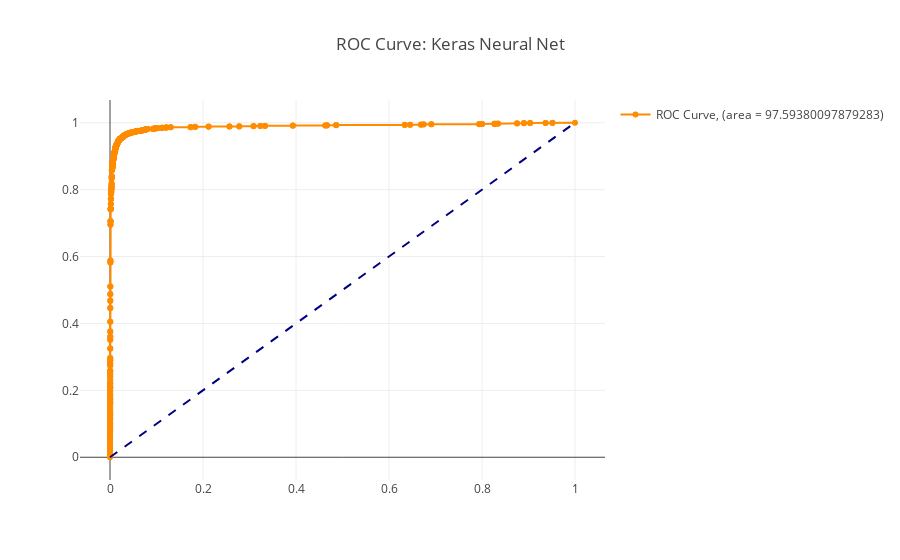

The code cell stored with this chart in its notebook:
### Code cell
# predicted y probabilties
trace0 = go.Scatter(
    x = fpr_keras,
    y = tpr_keras,
    mode = 'markers+lines',
    line=dict(color='darkorange', width=2),
    name = 'ROC Curve, (area = {})'.format(auc_score)
)

trace1 = go.Scatter(
    x=[0, 1], y=[0, 1], 
    mode='lines', 
    line=dict(color='navy', width=2, dash='dash'),
    showlegend=False)

data = [trace0, trace1]

title = 'ROC Curve: Keras Neural Net'
fig = go.Figure(data=data, layout = {'title':title})

iplot(fig)
pio.write_image(fig, plt_filepath+title+'.png')

### Figure 1 — Plotly figure (JSON) as saved in the notebook; plotly's stock layout.template omitted (floating-point values rounded to 4 significant figures; data arrays with more than 128 entries replaced by an {"elided": "..."} marker saying what was removed)
{"data": [{"line": {"color": "darkorange", "width": 2}, "mode": "markers+lines", "name": "ROC Curve, (area = 97.59380097879283)", "type": "scatter", "uid": "813c4c1f-8bf7-437c-9ed2-9ec211f97d92", "x": {"elided": "524 float values"}, "y": {"elided": "524 float values"}}, {"line": {"color": "navy", "dash": "dash", "width": 2}, "mode": "lines", "showlegend": false, "type": "scatter", "uid": "b2b7604e-acf4-4723-95b4-90ff4c394523", "x": [0, 1], "y": [0, 1]}], "layout": {"autosize": true, "title": {"text": "ROC Curve: Keras Neural Net"}, "xaxis": {"autorange": true, "range": [-0.06113, 1.061], "type": "linear"}, "yaxis": {"autorange": true, "range": [-0.07325, 1.073], "type": "linear"}}}
